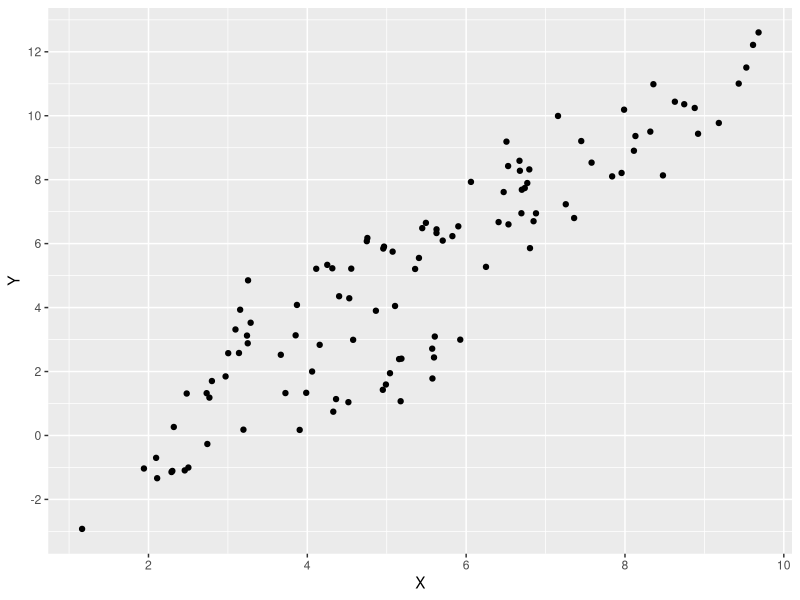
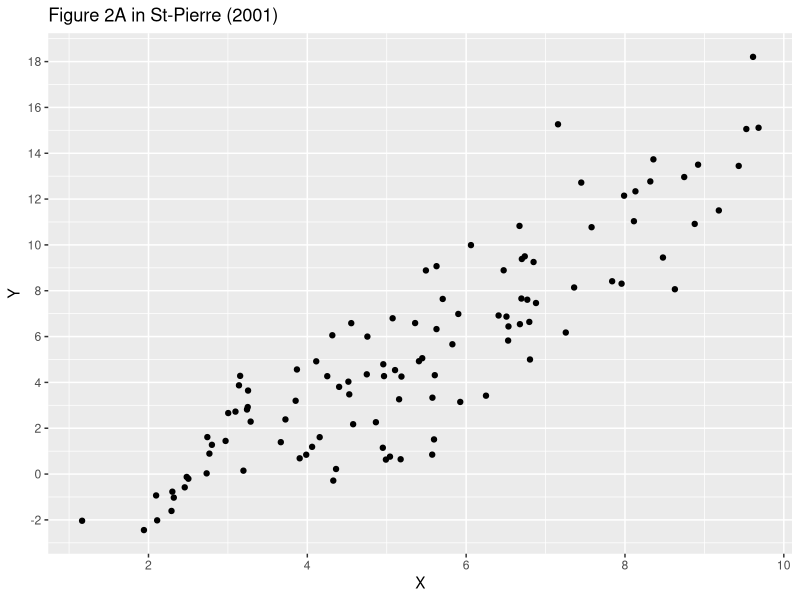
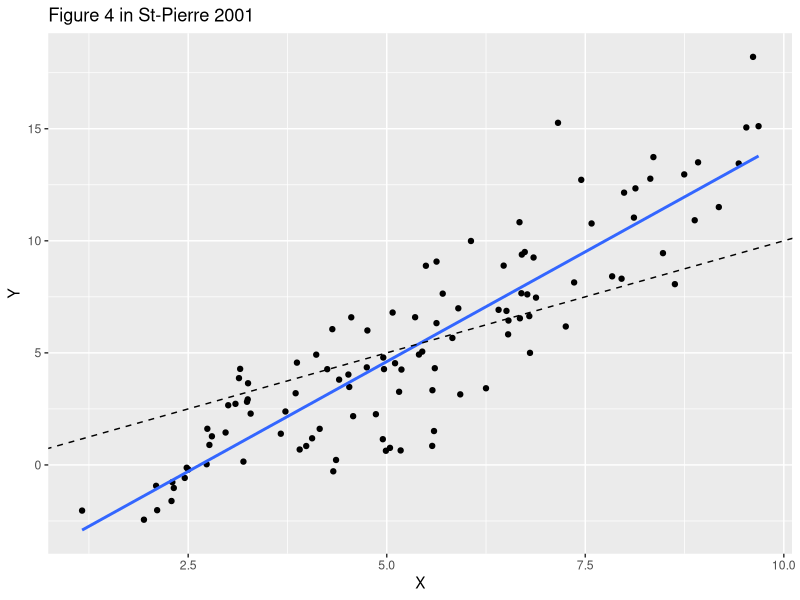
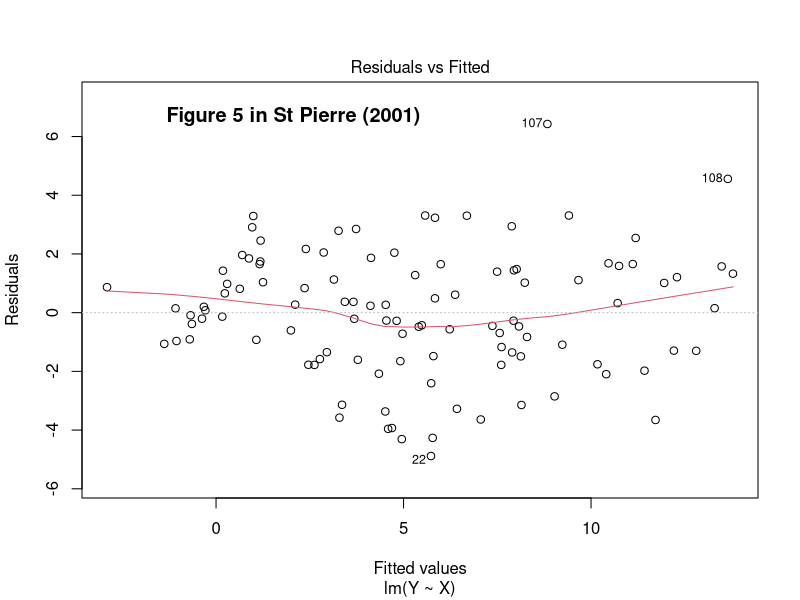
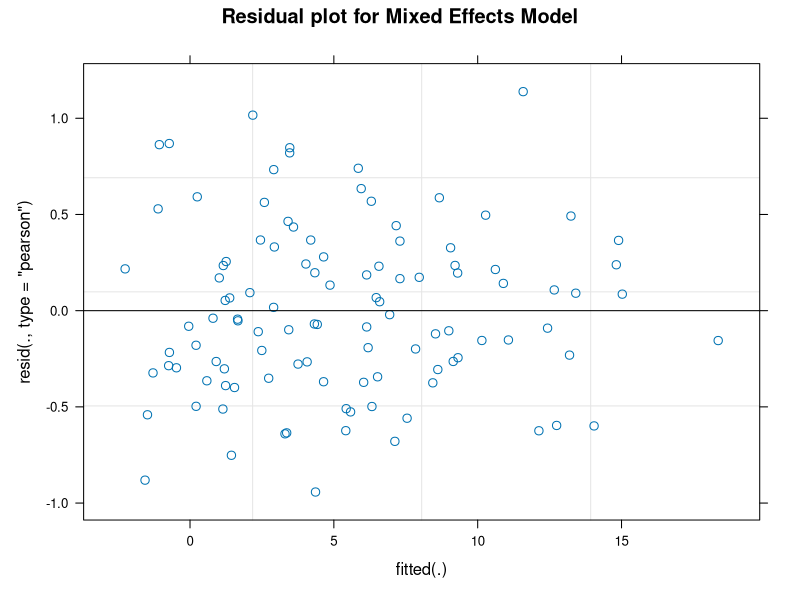
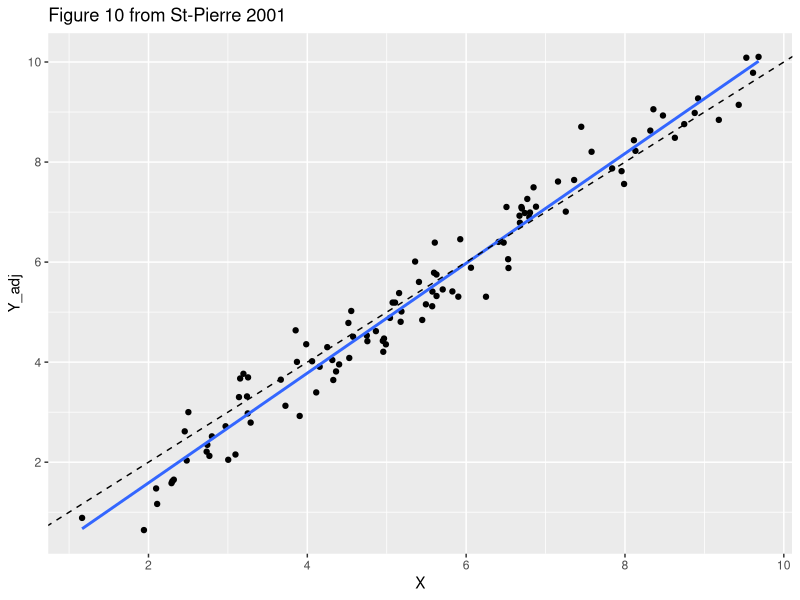

Reproduce these figures in R, in order. (Note: this script raises an error after producing the figures.)
## ---- chunk 1
rm(list=ls())  # always a good idea to clean-up the directory
knitr::opts_chunk$set(echo = TRUE,root.dir="C:/Users/Robert J. Tempelman/OneDrive - Michigan State University/Tempelman/Meta_analysis/StPierre")
library(tidyverse,ggplot)
# set default directory
## ---- chunk 2
getwd()
Dataregs2 = read_csv("Dataregs2.csv")  # Data provided in Appendix of St-Pierre (2001)
str(Dataregs2)
head(Dataregs2)
## ---- chunk 3
ggplot(Dataregs2,aes(x=X,y=Y)) + geom_point() +
  scale_x_continuous(breaks=seq(0,12,2)) + scale_y_continuous(breaks=seq(-4,20,2))
## ---- chunk 4
Dataregs1 = read_csv("Dataregscorrected.csv")  # Revised data
head(Dataregs1)
## ---- chunk 5
ggplot(Dataregs1,aes(x=X,y=Y)) + geom_point() +
  scale_x_continuous(breaks=seq(0,12,2)) + scale_y_continuous(breaks=seq(-4,20,2)) + 
  ggtitle("Figure 2A in St-Pierre (2001)")
## ---- chunk 6
overall_regression = lm(Y~X,data=Dataregs1)
summary(overall_regression)  
anova(overall_regression)
## ---- chunk 7
ggplot(Dataregs1, aes(x=X, y=Y)) + 
  geom_point()+
  geom_smooth(method=lm, se=FALSE) + 
  geom_abline(intercept =0, slope = 1,lty=2) +
  ggtitle ("Figure 4 in St-Pierre 2001")
## ---- chunk 8
plot(overall_regression,which=1)
title("Figure 5 in St Pierre (2001)",line=-2,adj=0.2)
## ---- chunk 9
Dataregs1$Study = factor(Dataregs1$Study)  # make sure Study is considered to be a factor (Study was numbered)
contrasts(Dataregs1$Study) <-contr.SAS(nlevels(Dataregs1$Study))  # use the SAS parameterization for comparison with StPierre
fixed_model = lm(Y~X+Study+X:Study,data=Dataregs1)   
summary(fixed_model)  # reproduce the estimates provided on first page of Figure 6
## ---- chunk 10
library(emmeans)
lsmeans_study= emmeans(fixed_model,"Study")
xgrid<-ref_grid(fixed_model,at=list(X=0))  # define the Study lsmeans at X = 0.
summary(xgrid)
## ---- chunk 11
#Study specific slopes provided at bottom of page 747
library(multcomp)
# following reproduces the contrasts for the Study specific slopes in Equation [6] from St-Pierre
Slope_contrast = matrix(rep(0,21*40),nrow=21)
Slope_contrast[,2]=1
Slope_contrast[1,22:40]=1/20
Slope_contrast[2:20,22:40]=diag(19)
colnames(Slope_contrast) = names(coef(fixed_model))
rownames(Slope_contrast) = c("Overall Slope",paste0('Study',1:20))
print(Slope_contrast)  # these are provided in Equation [6] from St-Pierre
Slopes <- glht(fixed_model, linfct = Slope_contrast)
summary(Slopes)
## ---- chunk 12
Overall_int_contrast = matrix(rep(0,1*40),nrow=1)
Overall_int_contrast[1,1] = 1
Overall_int_contrast[1,3:21]=0.05

colnames(Overall_int_contrast) = names(coef(fixed_model))
print(Overall_int_contrast)
Overall_int <- glht(fixed_model, linfct = Overall_int_contrast)
summary(Overall_int)
## ---- chunk 13
library(car)
contrasts(Dataregs1$Study) <-contr.sum(nlevels(Dataregs1$Study)) # Type 3 ANOVA involving interactions with covariates only works well with contr.sum
fixed_model = lm(Y~X+Study+X:Study,data=Dataregs1)  # rerun same model again
summary(fixed_model)  # notice overall estimates of intercept and x match up with what is reported here.
anova(fixed_model)         # Anova Type = 1 (never look at those!)
Anova(fixed_model,type=3)
lsmeans_study= emmeans(fixed_model,"Study")  # doesn't change the least squares means for study though
## ---- chunk 14
library(lme4)
mixed_model = lmer(Y~X+(1+X|Study),data=Dataregs1)
anova(mixed_model)
summary(mixed_model)

vc = VarCorr(mixed_model)
print(vc,comp=c("Variance","Std.Dev"))  # print the variance component estimates
coef(mixed_model)  # these don't look like the bottom of page 750 or top of page 751 because they need to be centered around zero.
## ---- chunk 15
 plot(mixed_model,which=1,main = "Residual plot for Mixed Effects Model")
## ---- chunk 16
Study_specific_int = coef(mixed_model)$Study["(Intercept)"]-mean(coef(mixed_model)$Study["(Intercept)"][,1])
Study_specific_slope = coef(mixed_model)$Study["X"]-mean(coef(mixed_model)$Study["X"][,1])
data.frame(Study_specific_int,Study_specific_slope)
## ---- chunk 17
Xmat = cbind(1,Dataregs1$X)
parmest = coef(summary(mixed_model))[,'Estimate']
y_adj=Xmat%*%parmest+resid(mixed_model)
data_adj = data.frame(Dataregs1$X,y_adj)
colnames(data_adj) = c("X","Y_adj") 

ggplot(data_adj,aes(x=X,y=Y_adj)) + geom_point() +
  scale_x_continuous(breaks=seq(0,12,2)) + scale_y_continuous(breaks=seq(-4,20,2))+ 
  geom_smooth(method=lm, se=FALSE) + 
  geom_abline(intercept =0, slope = 1,lty=2) +
  ggtitle("Figure 10 from St-Pierre 2001")
## ---- chunk 18
linear_model = function(df) {
  lm(Y~X,data=df)
}

library(broom)  # needed for tidy function below.
Dataregs1_analysis = Dataregs1 %>%
    group_by(Study) %>%
    nest() %>%
  mutate(model = map(data,linear_model)) %>%
  mutate(tidied=map(model,tidy)) %>% 
  mutate(nrec = as.numeric(map(data,nrow))) %>% 
  unnest(tidied) %>%
  mutate(term = ifelse(term=="(Intercept)","Intercept",term))%>%
  dplyr::select(-c(data,model))  

data.frame(Dataregs1_analysis)
## ---- chunk 19
Dataregs1a = Dataregs1 %>%
   filter(!Study %in% c('E', 'T')) %>% 
   droplevels()
mixed_model = lmer(Y~X+(1+X|Study),data=Dataregs1a)
summary(mixed_model)
## ---- chunk 20
 Dataregs1_analysis = Dataregs1_analysis %>%
  na.omit() %>%
  mutate(weight = (1/std.error^2)) %>%
  mutate(sampvar = std.error^2)
  head(Dataregs1_analysis)
  
  # put the study specific intercepts and study specific slopes in separate files.
  Dataregs_intercepts = Dataregs1_analysis %>% filter(term=="Intercept")
  Dataregs_slopes = Dataregs1_analysis %>% filter(term=="X")
  head(Dataregs_intercepts)
  head(Dataregs_slopes)
 
## ---- chunk 21

# COMMON EFFECTS MODEL
cat("Overall estimated regression coefficient",sep='\n')
(weighted.mean(Dataregs_slopes$estimate,Dataregs_slopes$weight))
cat("Estimated Standard Error of Overall estimated regression coefficient",sep='\n')
(stderr = (sum(Dataregs_slopes$weight)^(-1/2)))
## ---- chunk 22
library(glmmTMB)
CE_1 <- glmmTMB(estimate ~ 1 ,  
                weights = weight,
                family = gaussian,
                REML=TRUE,
                data = Dataregs_slopes,
                start = list(betad = log(1)),  # fix residual variance = 1
                map = list(betad = factor(NA))
)
summary(CE_1)
## ---- chunk 23
library(metafor)
(res_EE = rma.uni(yi=estimate ,vi=sampvar,data=Dataregs_slopes,method="EE")) 
## ---- chunk 24
forest(res_EE)
## ---- chunk 25
RM_1 <- glmmTMB(estimate ~ 1 + (1|Study),   
                weights = weight,
                family = gaussian,
                REML=TRUE,
                data = Dataregs_slopes,
                start = list(betad = log(1)),  # fix residual variance = 1
                map = list(betad = factor(NA))
)
summary(RM_1)
## ---- chunk 26
(res_REML = rma.uni(yi=estimate,vi=sampvar,data=Dataregs_slopes,method="REML"))  # default
forest(res_REML)
## ---- chunk 27
rstudent.rma.uni(res_REML)
### calculate influence diagnostics
inf <- influence(res_REML)
 
### plot the influence diagnostics
plot(inf)
dfbetas(res_REML)
## ---- chunk 28
anova(CE_1,RM_1)

# this works too:

anova(res_EE,res_REML)

## ---- chunk 29
(res_int_REML = rma.uni(yi=estimate,vi=sampvar,data=Dataregs_intercepts,method="REML"))  # default
forest(res_int_REML)

## ---- chunk 30
CE_1forgot <- glmmTMB(estimate ~ 1 ,   
                weights = weight,
                family = gaussian,
                REML=TRUE,
                data = Dataregs_slopes
)
summary(CE_1forgot)

## ---- chunk 31
RMM_1 <- glmmTMB(estimate ~ term + (term-1|Study),   
                weights = weight,
                family = gaussian,
                REML=TRUE,
                data = Dataregs1_analysis,
                start = list(betad = log(1)),  # fix residual variance = 1
                map = list(betad = factor(NA))
)
summary(RMM_1)
lsmeans_RMM_1= emmeans(RMM_1,"term")
summary(lsmeans_RMM_1)

## ---- chunk 32
(res.mv <- rma.mv(estimate, sampvar, mods = ~ term -1, random = ~ term | Study, struct="UN", data=Dataregs1_analysis))

forest(res.mv)
